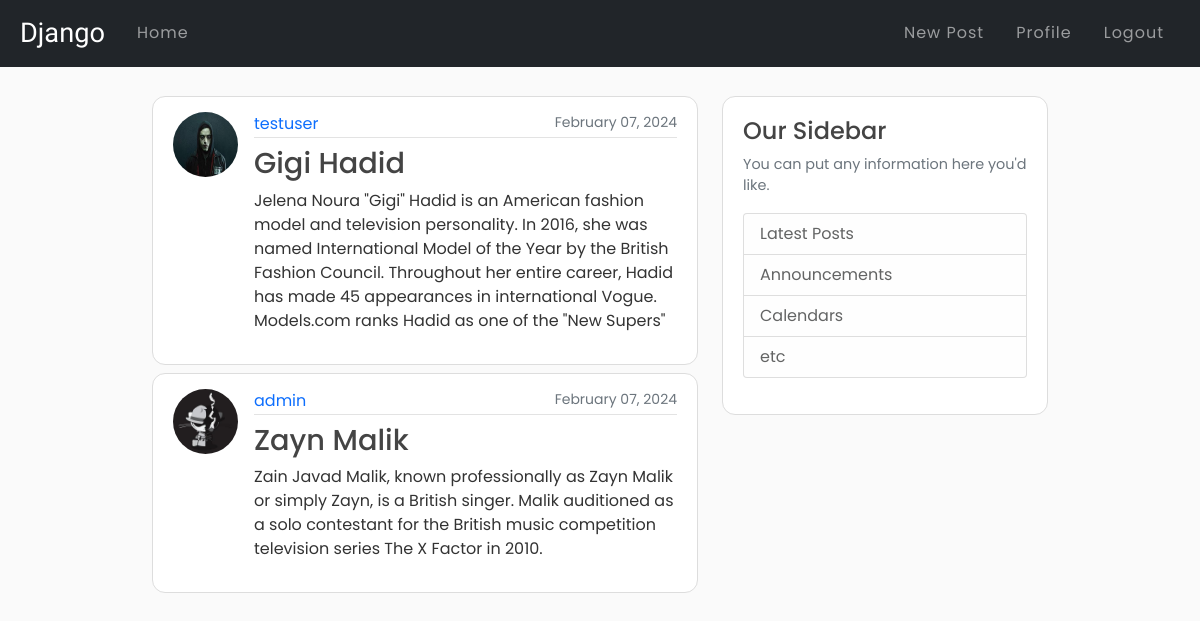
The app's page / (signed in) with its own data.
### blog/models.py (models this page shows, shortened)
class Post(models.Model):
    title = models.CharField(max_length = 100)
    content = models.TextField()
    date_posted = models.DateTimeField(default=timezone.now)
    author = models.ForeignKey(User, on_delete = models.CASCADE)

### users/models.py (models this page shows, shortened)
class Profile(models.Model):
    user = models.OneToOneField(User, on_delete=models.CASCADE)
    image = models.ImageField(default='default.jpg', upload_to='profile_pics')

### blog/views.py (the view)
# urls.py: path('', PostListView.as_view(), name='blog-home'),
class PostListView(LoginRequiredMixin, ListView):
    model = Post # tell list view which model to query
    template_name = 'blog/home.html'
    context_object_name = 'posts'   #just as context in simple view
    ordering = ['-date_posted'] #diplay newest to oldest

### blog/templates/blog/home.html (shortened to what this page needs)
{% extends 'blog/base.html' %}
{% block content %}
    {% for post in posts %}
        <div class="container media content-section mb-2">
            <div class="row g-0">
                <div class="col-md-auto"><img class="rounded-circle article-img" src="{{ post.author.profile.image.url }}"></div>
                <div class="col ">
                    <div class="media-body">
                        <div class="article-metadata">
                            <a style="text-decoration: none;" class="mr-2" href="{% url 'user-posts' post.author.username %}">{{ post.author }}</a>
                            <small style="float: right;" class="text-muted">{{ post.date_posted|date:"F d, Y" }}</small>
                        </div>
                        <h2 style="margin-top:8px; font-size: 1.8rem;"><a style="text-decoration: none;" class="article-title" href="{% url 'post-detail' post.id %}">{{ post.title }}</a></h2>
                        <p class="article-content">{{ post.content }}</p>
                    </div>
                </div>
            </div>
        </div>
    {% endfor %}
{% endblock content %}

### blog/templates/blog/base.html (shortened to what this page needs)
{% load static %}
<!DOCTYPE html>
<html lang="en">
<head>
    <link href="https://cdn.jsdelivr.net/npm/bootstrap@5.0.2/dist/css/bootstrap.min.css" rel="stylesheet">
    <link rel="stylesheet" type="text/css" href="{% static 'blog/main.css' %}">
</head>
<body class="pt-5">
<header>
    <nav class="navbar fixed-top navbar-expand-lg navbar-dark bg-dark p-2">
        <div class="container-fluid">
                <a class="navbar-brand" href="{% url 'blog-home' %}">Django</a>
            <div class=" collapse navbar-collapse" id="navbarNavDropdown">
                <ul class="navbar-nav">
                    {% if user.is_authenticated %}
                        <li class="nav-item">
                            <a style="letter-spacing: 1px;" class="nav-link mx-2" aria-current="page" href="{% url 'blog-home' %}">Home</a>
                        </li>
                    {% endif %}
                </ul>
                <ul class="navbar-nav ms-auto">
                  {% if user.is_authenticated %}
                    <li class="nav-item">
                        <a style="letter-spacing: 1px; " class="nav-link mx-2" href="{% url 'post-create' %}">New Post</a>
                    </li>
                    <li class="nav-item">
                      <a style="letter-spacing: 1px; " class="nav-link mx-2" href="{% url 'profile' %}">Profile</a>
                    </li>
                    <li class="nav-item">
                        <a style="letter-spacing: 1px; " class="nav-link mx-2" href="{% url 'logout' %}">Logout</a>
                    </li>
                {% endif %}
                </ul>
            </div>
        </div>
    </nav>
</header>
<main role="main" class="container mt-5">
    <div  class="row justify-content-md-center">
        <div style="min-width: 400px;" class="col-md-6">
            {% block content %}{% endblock %}
        </div>
        <div style="min-width: 350px;" class="col-md-3 fixed-width-column">
            <div style="padding: 20px 20px;" class="content-section">
                <h3 style="font-size: 1.5rem;">Our Sidebar</h3>
                <p style="font-size: 0.9rem;" class='text-muted'>You can put any information here you'd like.
                <ul class="list-group">
                    <li class="list-group-item list-group-item-light">Latest Posts</li>
                    <li class="list-group-item list-group-item-light">Announcements</li>
                    <li class="list-group-item list-group-item-light">Calendars</li>
                    <li class="list-group-item list-group-item-light">etc</li>
                </ul>
                </p>
            </div>
        </div>
    </div>
</main>
</body>
</html>

### blog/static/blog/main.css (style rules this page uses)
body { background: #fafafa; color: #333333; font-family: "Poppins", sans-serif; }
h1, h2, h3, h4, h5, h6 { color: #444444; }
ul { margin: 0; }
.content-section { background: #ffffff; padding: 15px 20px; border: 1px solid #dddddd; border-radius: 13px; }
.article-title { color: #444444; }
.article-content { white-space: pre-line; }
.article-img { height: 65px; width: 65px; margin-right: 16px; }
.article-metadata { padding-bottom: 1px; margin-bottom: 4px; border-bottom: 1px solid #e3e3e3 }
.navbar-brand { font-family: "Black Ops One", system-ui; font-weight: 400; font-style: normal; font-size: 1.7rem; }

### records on screen
Post: author.profile.image (picture), author "testuser", date_posted "February 07, 2024", title "Gigi Hadid", content "Jelena Noura \"Gigi\" Hadid is an American fashion model and television personality. In 2016, she was named International Model of the Year by the British Fashion Council. Throughout her entire career, Hadid has made 45 appearances in international Vogue. Models.com ranks Hadid as one of the \"New Supers\""
Post: author.profile.image (picture), author "admin", date_posted "February 07, 2024", title "Zayn Malik", content "Zain Javad Malik, known professionally as Zayn Malik or simply Zayn, is a British singer. Malik auditioned as a solo contestant for the British music competition television series The X Factor in 2010."
